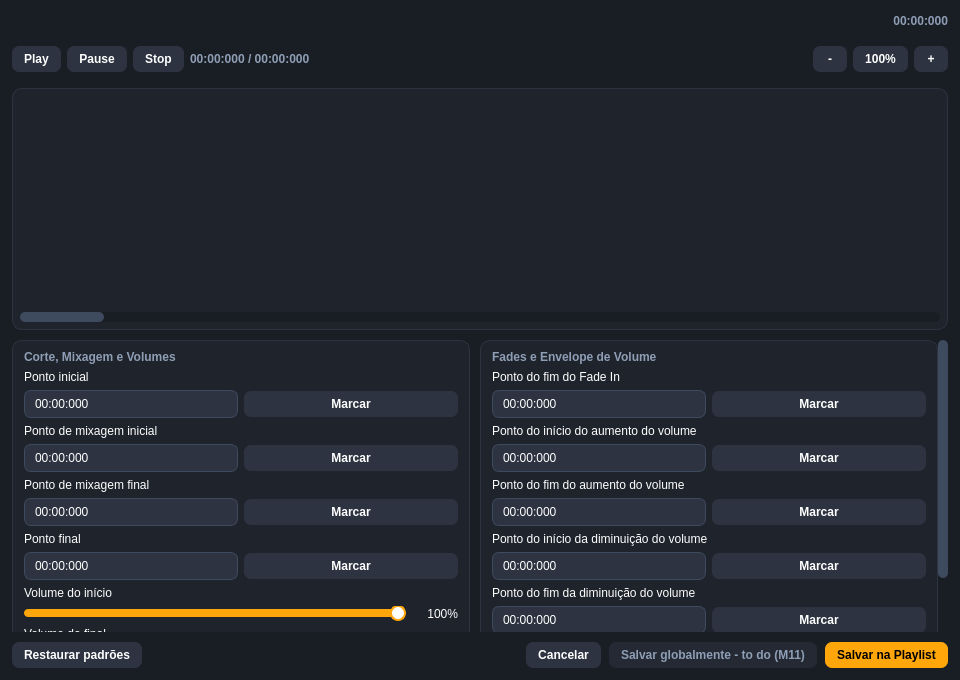
<?xml version="1.0" encoding="UTF-8"?>
<ui version="4.0">
 <class>MixEditor</class>
 <widget class="QWidget" name="MixEditor">
  <property name="geometry">
   <rect>
    <x>0</x>
    <y>0</y>
    <width>960</width>
    <height>680</height>
   </rect>
  </property>
  <property name="minimumSize">
   <size>
    <width>860</width>
    <height>640</height>
   </size>
  </property>
  <property name="windowTitle">
   <string>NaxStudio Flow - Editor de Mixagem</string>
  </property>
  <property name="styleSheet">
   <string notr="true">#MixEditor, #scrollArea, #scrollAreaWidgetContents {
	background-color: #191D24;
	color: #FFFFFF;
	border: none;
}

QLabel {
	color: #FFFFFF;
}

#labelDuration, #labelPosition, #labelSectionLeft, #labelSectionRight {
	color: #8E9EB5;
	font-weight: bold;
}

#waveformCard, #col1, #col2 {
	background-color: #1F232C;
	border: 1px solid #2D3340;
	border-radius: 10px;
}

QPushButton {
	background-color: #2D3340;
	color: #FFFFFF;
	border: none;
	border-radius: 7px;
	padding: 6px 12px;
	font-weight: bold;
}

QPushButton:hover {
	background-color: #3E4A5E;
}

QPushButton:disabled {
	background-color: #242934;
	color: #8E9EB5;
}

#btnSave {
	background-color: #FFA60A;
	color: #000000;
}

#btnSave:hover {
	background-color: #CA8102;
}

#btnSave:disabled {
	background-color: #3B3222;
	color: #8E9EB5;
}

QTimeEdit {
	background-color: #2D3340;
	color: #FFFFFF;
	border: 1px solid #3E4A5E;
	border-radius: 7px;
	padding: 5px 24px 5px 8px;
}

QTimeEdit:focus {
	border: 1px solid #FFA60A;
}

QTimeEdit::up-button, QTimeEdit::down-button {
	subcontrol-origin: border;
	width: 20px;
	border: none;
	background-color: transparent;
}

QTimeEdit::up-button {
	subcontrol-position: top right;
	border-top-right-radius: 7px;
}

QTimeEdit::down-button {
	subcontrol-position: bottom right;
	border-bottom-right-radius: 7px;
}

QTimeEdit::up-button:hover, QTimeEdit::down-button:hover {
	background-color: #1F232C;
}

QTimeEdit::up-arrow {
	image: url(":/images/icons/arrow-up.svg");
	width: 8px;
	height: 8px;
}

QTimeEdit::down-arrow {
	image: url(":/images/icons/arrow-down.svg");
	width: 8px;
	height: 8px;
}

QSlider::groove:horizontal {
	background: #191D24;
	height: 8px;
	border-radius: 4px;
}

QSlider::sub-page:horizontal {
	background: #FFA60A;
	height: 8px;
	border-radius: 4px;
}

QSlider::add-page:horizontal {
	background: #191D24;
	height: 8px;
	border-radius: 4px;
}

QSlider::handle:horizontal {
	background: #FFFFFF;
	border: 2px solid #FFA60A;
	width: 12px;
	height: 12px;
	margin: -4px 0;
	border-radius: 8px;
}

QScrollBar:horizontal {
	background: #191D24;
	height: 10px;
	border-radius: 5px;
}

QScrollBar::handle:horizontal {
	background: #3E4A5E;
	min-width: 24px;
	border-radius: 5px;
}

QScrollBar::add-line:horizontal, QScrollBar::sub-line:horizontal {
	width: 0px;
}

QScrollBar:vertical {
	background: #191D24;
	width: 10px;
	border-radius: 5px;
}

QScrollBar::handle:vertical {
	background: #3E4A5E;
	min-height: 24px;
	border-radius: 5px;
}

QScrollBar::add-line:vertical, QScrollBar::sub-line:vertical {
	height: 0px;
}</string>
  </property>
  <layout class="QVBoxLayout" name="verticalLayout">
   <property name="spacing">
    <number>10</number>
   </property>
   <property name="leftMargin">
    <number>12</number>
   </property>
   <property name="topMargin">
    <number>12</number>
   </property>
   <property name="rightMargin">
    <number>12</number>
   </property>
   <property name="bottomMargin">
    <number>12</number>
   </property>
   <item>
    <layout class="QHBoxLayout" name="headerLayout">
     <property name="spacing">
      <number>10</number>
     </property>
     <item>
      <widget class="QLabel" name="labelFileName">
       <property name="font">
        <font>
         <pointsize>12</pointsize>
         <bold>true</bold>
        </font>
       </property>
       <property name="text">
        <string>&lt;Nome do arquivo&gt;</string>
       </property>
      </widget>
     </item>
     <item>
      <widget class="QLabel" name="labelDuration">
       <property name="text">
        <string notr="true">00:00:000</string>
       </property>
       <property name="alignment">
        <set>Qt::AlignmentFlag::AlignRight|Qt::AlignmentFlag::AlignVCenter</set>
       </property>
      </widget>
     </item>
    </layout>
   </item>
   <item>
    <widget class="QWidget" name="control" native="true">
     <property name="sizePolicy">
      <sizepolicy hsizetype="Expanding" vsizetype="Fixed">
       <horstretch>0</horstretch>
       <verstretch>0</verstretch>
      </sizepolicy>
     </property>
     <property name="minimumSize">
      <size>
       <width>0</width>
       <height>38</height>
      </size>
     </property>
     <layout class="QHBoxLayout" name="horizontalLayout">
      <property name="spacing">
       <number>6</number>
      </property>
      <property name="leftMargin">
       <number>0</number>
      </property>
      <property name="topMargin">
       <number>0</number>
      </property>
      <property name="rightMargin">
       <number>0</number>
      </property>
      <property name="bottomMargin">
       <number>0</number>
      </property>
      <item>
       <widget class="QPushButton" name="btnPlay">
        <property name="cursor">
         <cursorShape>PointingHandCursor</cursorShape>
        </property>
        <property name="text">
         <string>Play</string>
        </property>
       </widget>
      </item>
      <item>
       <widget class="QPushButton" name="btnPause">
        <property name="cursor">
         <cursorShape>PointingHandCursor</cursorShape>
        </property>
        <property name="text">
         <string>Pause</string>
        </property>
       </widget>
      </item>
      <item>
       <widget class="QPushButton" name="btnStop">
        <property name="cursor">
         <cursorShape>PointingHandCursor</cursorShape>
        </property>
        <property name="text">
         <string>Stop</string>
        </property>
       </widget>
      </item>
      <item>
       <widget class="QLabel" name="labelPosition">
        <property name="text">
         <string notr="true">00:00:000 / 00:00:000</string>
        </property>
       </widget>
      </item>
      <item>
       <spacer name="horizontalSpacer">
        <property name="orientation">
         <enum>Qt::Orientation::Horizontal</enum>
        </property>
        <property name="sizeHint" stdset="0">
         <size>
          <width>40</width>
          <height>20</height>
         </size>
        </property>
       </spacer>
      </item>
      <item>
       <widget class="QPushButton" name="btnZoomOut">
        <property name="minimumSize">
         <size>
          <width>34</width>
          <height>0</height>
         </size>
        </property>
        <property name="cursor">
         <cursorShape>PointingHandCursor</cursorShape>
        </property>
        <property name="toolTip">
         <string>Diminuir zoom</string>
        </property>
        <property name="text">
         <string notr="true">-</string>
        </property>
       </widget>
      </item>
      <item>
       <widget class="QPushButton" name="btnZoomReset">
        <property name="cursor">
         <cursorShape>PointingHandCursor</cursorShape>
        </property>
        <property name="toolTip">
         <string>Ajustar forma de onda à janela</string>
        </property>
        <property name="text">
         <string notr="true">100%</string>
        </property>
       </widget>
      </item>
      <item>
       <widget class="QPushButton" name="btnZoomIn">
        <property name="minimumSize">
         <size>
          <width>34</width>
          <height>0</height>
         </size>
        </property>
        <property name="cursor">
         <cursorShape>PointingHandCursor</cursorShape>
        </property>
        <property name="toolTip">
         <string>Aumentar zoom</string>
        </property>
        <property name="text">
         <string notr="true">+</string>
        </property>
       </widget>
      </item>
     </layout>
    </widget>
   </item>
   <item>
    <widget class="QWidget" name="waveformCard" native="true">
     <property name="sizePolicy">
      <sizepolicy hsizetype="Expanding" vsizetype="Fixed">
       <horstretch>0</horstretch>
       <verstretch>0</verstretch>
      </sizepolicy>
     </property>
     <layout class="QVBoxLayout" name="waveformCardLayout">
      <property name="spacing">
       <number>6</number>
      </property>
      <property name="leftMargin">
       <number>8</number>
      </property>
      <property name="topMargin">
       <number>8</number>
      </property>
      <property name="rightMargin">
       <number>8</number>
      </property>
      <property name="bottomMargin">
       <number>8</number>
      </property>
      <item>
       <widget class="QWidget" name="waveformContainer" native="true">
        <property name="minimumSize">
         <size>
          <width>0</width>
          <height>210</height>
         </size>
        </property>
        <layout class="QVBoxLayout" name="waveformContainerLayout">
         <property name="spacing">
          <number>0</number>
         </property>
         <property name="leftMargin">
          <number>0</number>
         </property>
         <property name="topMargin">
          <number>0</number>
         </property>
         <property name="rightMargin">
          <number>0</number>
         </property>
         <property name="bottomMargin">
          <number>0</number>
         </property>
        </layout>
       </widget>
      </item>
      <item>
       <widget class="QScrollBar" name="waveformScrollBar">
        <property name="enabled">
         <bool>false</bool>
        </property>
        <property name="orientation">
         <enum>Qt::Orientation::Horizontal</enum>
        </property>
       </widget>
      </item>
     </layout>
    </widget>
   </item>
   <item>
    <widget class="QScrollArea" name="scrollArea">
     <property name="widgetResizable">
      <bool>true</bool>
     </property>
     <widget class="QWidget" name="scrollAreaWidgetContents">
      <property name="geometry">
       <rect>
        <x>0</x>
        <y>0</y>
        <width>936</width>
        <height>300</height>
       </rect>
      </property>
      <layout class="QVBoxLayout" name="verticalLayout_2">
       <property name="spacing">
        <number>6</number>
       </property>
       <property name="leftMargin">
        <number>0</number>
       </property>
       <property name="topMargin">
        <number>0</number>
       </property>
       <property name="rightMargin">
        <number>0</number>
       </property>
       <property name="bottomMargin">
        <number>0</number>
       </property>
       <item>
        <widget class="QWidget" name="settings" native="true">
         <layout class="QHBoxLayout" name="horizontalLayout_2" stretch="1,1">
          <property name="spacing">
           <number>10</number>
          </property>
          <property name="leftMargin">
           <number>0</number>
          </property>
          <property name="topMargin">
           <number>0</number>
          </property>
          <property name="rightMargin">
           <number>0</number>
          </property>
          <property name="bottomMargin">
           <number>0</number>
          </property>
          <item>
           <widget class="QWidget" name="col1" native="true">
            <layout class="QVBoxLayout" name="verticalLayout_3">
             <property name="spacing">
              <number>6</number>
             </property>
             <property name="leftMargin">
              <number>12</number>
             </property>
             <property name="topMargin">
              <number>10</number>
             </property>
             <property name="rightMargin">
              <number>12</number>
             </property>
             <property name="bottomMargin">
              <number>10</number>
             </property>
             <item>
              <widget class="QLabel" name="labelSectionLeft">
               <property name="text">
                <string>Corte, Mixagem e Volumes</string>
               </property>
              </widget>
             </item>
             <item>
              <widget class="QLabel" name="labelStartPoint">
               <property name="text">
                <string>Ponto inicial</string>
               </property>
              </widget>
             </item>
             <item>
              <layout class="QHBoxLayout" name="rowStartPoint">
               <property name="spacing">
                <number>6</number>
               </property>
               <item>
                <widget class="QTimeEdit" name="timeStartPoint">
                 <property name="maximumTime">
                  <time>
                   <hour>23</hour>
                   <minute>59</minute>
                   <second>59</second>
                  </time>
                 </property>
                 <property name="currentSection">
                  <enum>QDateTimeEdit::Section::MinuteSection</enum>
                 </property>
                 <property name="displayFormat">
                  <string notr="true">mm:ss:zzz</string>
                 </property>
                </widget>
               </item>
               <item>
                <widget class="QPushButton" name="btnMarkStartPoint">
                 <property name="cursor">
                  <cursorShape>PointingHandCursor</cursorShape>
                 </property>
                 <property name="toolTip">
                  <string>Definir com a posição atual do playhead</string>
                 </property>
                 <property name="text">
                  <string>Marcar</string>
                 </property>
                </widget>
               </item>
              </layout>
             </item>
             <item>
              <widget class="QLabel" name="labelMixStart">
               <property name="text">
                <string>Ponto de mixagem inicial</string>
               </property>
              </widget>
             </item>
             <item>
              <layout class="QHBoxLayout" name="rowMixStart">
               <property name="spacing">
                <number>6</number>
               </property>
               <item>
                <widget class="QTimeEdit" name="timeMixStart">
                 <property name="maximumTime">
                  <time>
                   <hour>23</hour>
                   <minute>59</minute>
                   <second>59</second>
                  </time>
                 </property>
                 <property name="currentSection">
                  <enum>QDateTimeEdit::Section::MinuteSection</enum>
                 </property>
                 <property name="displayFormat">
                  <string notr="true">mm:ss:zzz</string>
                 </property>
                </widget>
               </item>
               <item>
                <widget class="QPushButton" name="btnMarkMixStart">
                 <property name="cursor">
                  <cursorShape>PointingHandCursor</cursorShape>
                 </property>
                 <property name="toolTip">
                  <string>Definir com a posição atual do playhead</string>
                 </property>
                 <property name="text">
                  <string>Marcar</string>
                 </property>
                </widget>
               </item>
              </layout>
             </item>
             <item>
              <widget class="QLabel" name="labelMixEnd">
               <property name="text">
                <string>Ponto de mixagem final</string>
               </property>
              </widget>
             </item>
             <item>
              <layout class="QHBoxLayout" name="rowMixEnd">
               <property name="spacing">
                <number>6</number>
               </property>
               <item>
                <widget class="QTimeEdit" name="timeMixEnd">
                 <property name="maximumTime">
                  <time>
                   <hour>23</hour>
                   <minute>59</minute>
                   <second>59</second>
                  </time>
                 </property>
                 <property name="currentSection">
                  <enum>QDateTimeEdit::Section::MinuteSection</enum>
                 </property>
                 <property name="displayFormat">
                  <string notr="true">mm:ss:zzz</string>
                 </property>
                </widget>
               </item>
               <item>
                <widget class="QPushButton" name="btnMarkMixEnd">
                 <property name="cursor">
                  <cursorShape>PointingHandCursor</cursorShape>
                 </property>
                 <property name="toolTip">
                  <string>Definir com a posição atual do playhead</string>
                 </property>
                 <property name="text">
                  <string>Marcar</string>
                 </property>
                </widget>
               </item>
              </layout>
             </item>
             <item>
              <widget class="QLabel" name="labelEndPoint">
               <property name="text">
                <string>Ponto final</string>
               </property>
              </widget>
             </item>
             <item>
              <layout class="QHBoxLayout" name="rowEndPoint">
               <property name="spacing">
                <number>6</number>
               </property>
               <item>
                <widget class="QTimeEdit" name="timeEndPoint">
                 <property name="maximumTime">
                  <time>
                   <hour>23</hour>
                   <minute>59</minute>
                   <second>59</second>
                  </time>
                 </property>
                 <property name="currentSection">
                  <enum>QDateTimeEdit::Section::MinuteSection</enum>
                 </property>
                 <property name="displayFormat">
                  <string notr="true">mm:ss:zzz</string>
                 </property>
                </widget>
               </item>
               <item>
                <widget class="QPushButton" name="btnMarkEndPoint">
                 <property name="cursor">
                  <cursorShape>PointingHandCursor</cursorShape>
                 </property>
                 <property name="toolTip">
                  <string>Definir com a posição atual do playhead</string>
                 </property>
                 <property name="text">
                  <string>Marcar</string>
                 </property>
                </widget>
               </item>
              </layout>
             </item>
             <item>
              <widget class="QLabel" name="labelVolStart">
               <property name="text">
                <string>Volume do início</string>
               </property>
              </widget>
             </item>
             <item>
              <widget class="QWidget" name="volControlStart" native="true">
               <layout class="QHBoxLayout" name="horizontalLayout_3">
                <property name="spacing">
                 <number>6</number>
                </property>
                <property name="leftMargin">
                 <number>0</number>
                </property>
                <property name="topMargin">
                 <number>0</number>
                </property>
                <property name="rightMargin">
                 <number>0</number>
                </property>
                <property name="bottomMargin">
                 <number>0</number>
                </property>
                <item>
                 <widget class="QSlider" name="sliderVolStart">
                  <property name="maximum">
                   <number>100</number>
                  </property>
                  <property name="value">
                   <number>100</number>
                  </property>
                  <property name="orientation">
                   <enum>Qt::Orientation::Horizontal</enum>
                  </property>
                 </widget>
                </item>
                <item>
                 <widget class="QLabel" name="textVolStart">
                  <property name="minimumSize">
                   <size>
                    <width>46</width>
                    <height>0</height>
                   </size>
                  </property>
                  <property name="maximumSize">
                   <size>
                    <width>46</width>
                    <height>16777215</height>
                   </size>
                  </property>
                  <property name="text">
                   <string notr="true">100%</string>
                  </property>
                  <property name="alignment">
                   <set>Qt::AlignmentFlag::AlignRight|Qt::AlignmentFlag::AlignTrailing|Qt::AlignmentFlag::AlignVCenter</set>
                  </property>
                 </widget>
                </item>
               </layout>
              </widget>
             </item>
             <item>
              <widget class="QLabel" name="labelVolEnd">
               <property name="text">
                <string>Volume do final</string>
               </property>
              </widget>
             </item>
             <item>
              <widget class="QWidget" name="volControlEnd" native="true">
               <layout class="QHBoxLayout" name="horizontalLayout_4">
                <property name="spacing">
                 <number>6</number>
                </property>
                <property name="leftMargin">
                 <number>0</number>
                </property>
                <property name="topMargin">
                 <number>0</number>
                </property>
                <property name="rightMargin">
                 <number>0</number>
                </property>
                <property name="bottomMargin">
                 <number>0</number>
                </property>
                <item>
                 <widget class="QSlider" name="sliderVolEnd">
                  <property name="maximum">
                   <number>100</number>
                  </property>
                  <property name="value">
                   <number>100</number>
                  </property>
                  <property name="orientation">
                   <enum>Qt::Orientation::Horizontal</enum>
                  </property>
                 </widget>
                </item>
                <item>
                 <widget class="QLabel" name="textVolEnd">
                  <property name="minimumSize">
                   <size>
                    <width>46</width>
                    <height>0</height>
                   </size>
                  </property>
                  <property name="maximumSize">
                   <size>
                    <width>46</width>
                    <height>16777215</height>
                   </size>
                  </property>
                  <property name="text">
                   <string notr="true">100%</string>
                  </property>
                  <property name="alignment">
                   <set>Qt::AlignmentFlag::AlignRight|Qt::AlignmentFlag::AlignTrailing|Qt::AlignmentFlag::AlignVCenter</set>
                  </property>
                 </widget>
                </item>
               </layout>
              </widget>
             </item>
             <item>
              <spacer name="verticalSpacer_2">
               <property name="orientation">
                <enum>Qt::Orientation::Vertical</enum>
               </property>
               <property name="sizeHint" stdset="0">
                <size>
                 <width>20</width>
                 <height>4</height>
                </size>
               </property>
              </spacer>
             </item>
            </layout>
           </widget>
          </item>
          <item>
           <widget class="QWidget" name="col2" native="true">
            <layout class="QVBoxLayout" name="verticalLayout_4">
             <property name="spacing">
              <number>6</number>
             </property>
             <property name="leftMargin">
              <number>12</number>
             </property>
             <property name="topMargin">
              <number>10</number>
             </property>
             <property name="rightMargin">
              <number>12</number>
             </property>
             <property name="bottomMargin">
              <number>10</number>
             </property>
             <item>
              <widget class="QLabel" name="labelSectionRight">
               <property name="text">
                <string>Fades e Envelope de Volume</string>
               </property>
              </widget>
             </item>
             <item>
              <widget class="QLabel" name="labelFadeIn">
               <property name="text">
                <string>Ponto do fim do Fade In</string>
               </property>
              </widget>
             </item>
             <item>
              <layout class="QHBoxLayout" name="rowFadeIn">
               <property name="spacing">
                <number>6</number>
               </property>
               <item>
                <widget class="QTimeEdit" name="timeFadeIn">
                 <property name="maximumTime">
                  <time>
                   <hour>23</hour>
                   <minute>59</minute>
                   <second>59</second>
                  </time>
                 </property>
                 <property name="currentSection">
                  <enum>QDateTimeEdit::Section::MinuteSection</enum>
                 </property>
                 <property name="displayFormat">
                  <string notr="true">mm:ss:zzz</string>
                 </property>
                </widget>
               </item>
               <item>
                <widget class="QPushButton" name="btnMarkFadeIn">
                 <property name="cursor">
                  <cursorShape>PointingHandCursor</cursorShape>
                 </property>
                 <property name="toolTip">
                  <string>Definir com a posição atual do playhead</string>
                 </property>
                 <property name="text">
                  <string>Marcar</string>
                 </property>
                </widget>
               </item>
              </layout>
             </item>
             <item>
              <widget class="QLabel" name="labelVolUpStart">
               <property name="text">
                <string>Ponto do início do aumento do volume</string>
               </property>
              </widget>
             </item>
             <item>
              <layout class="QHBoxLayout" name="rowVolUpStart">
               <property name="spacing">
                <number>6</number>
               </property>
               <item>
                <widget class="QTimeEdit" name="timeVolUpStart">
                 <property name="maximumTime">
                  <time>
                   <hour>23</hour>
                   <minute>59</minute>
                   <second>59</second>
                  </time>
                 </property>
                 <property name="currentSection">
                  <enum>QDateTimeEdit::Section::MinuteSection</enum>
                 </property>
                 <property name="displayFormat">
                  <string notr="true">mm:ss:zzz</string>
                 </property>
                </widget>
               </item>
               <item>
                <widget class="QPushButton" name="btnMarkVolUpStart">
                 <property name="cursor">
                  <cursorShape>PointingHandCursor</cursorShape>
                 </property>
                 <property name="toolTip">
                  <string>Definir com a posição atual do playhead</string>
                 </property>
                 <property name="text">
                  <string>Marcar</string>
                 </property>
                </widget>
               </item>
              </layout>
             </item>
             <item>
              <widget class="QLabel" name="labelVolUpEnd">
               <property name="text">
                <string>Ponto do fim do aumento do volume</string>
               </property>
              </widget>
             </item>
             <item>
              <layout class="QHBoxLayout" name="rowVolUpEnd">
               <property name="spacing">
                <number>6</number>
               </property>
               <item>
                <widget class="QTimeEdit" name="timeVolUpEnd">
                 <property name="maximumTime">
                  <time>
                   <hour>23</hour>
                   <minute>59</minute>
                   <second>59</second>
                  </time>
                 </property>
                 <property name="currentSection">
                  <enum>QDateTimeEdit::Section::MinuteSection</enum>
                 </property>
                 <property name="displayFormat">
                  <string notr="true">mm:ss:zzz</string>
                 </property>
                </widget>
               </item>
               <item>
                <widget class="QPushButton" name="btnMarkVolUpEnd">
                 <property name="cursor">
                  <cursorShape>PointingHandCursor</cursorShape>
                 </property>
                 <property name="toolTip">
                  <string>Definir com a posição atual do playhead</string>
                 </property>
                 <property name="text">
                  <string>Marcar</string>
                 </property>
                </widget>
               </item>
              </layout>
             </item>
             <item>
              <widget class="QLabel" name="labelVolDownStart">
               <property name="text">
                <string>Ponto do início da diminuição do volume</string>
               </property>
              </widget>
             </item>
             <item>
              <layout class="QHBoxLayout" name="rowVolDownStart">
               <property name="spacing">
                <number>6</number>
               </property>
               <item>
                <widget class="QTimeEdit" name="timeVolDownStart">
                 <property name="maximumTime">
                  <time>
                   <hour>23</hour>
                   <minute>59</minute>
                   <second>59</second>
                  </time>
                 </property>
                 <property name="currentSection">
                  <enum>QDateTimeEdit::Section::MinuteSection</enum>
                 </property>
                 <property name="displayFormat">
                  <string notr="true">mm:ss:zzz</string>
                 </property>
                </widget>
               </item>
               <item>
                <widget class="QPushButton" name="btnMarkVolDownStart">
                 <property name="cursor">
                  <cursorShape>PointingHandCursor</cursorShape>
                 </property>
                 <property name="toolTip">
                  <string>Definir com a posição atual do playhead</string>
                 </property>
                 <property name="text">
                  <string>Marcar</string>
                 </property>
                </widget>
               </item>
              </layout>
             </item>
             <item>
              <widget class="QLabel" name="labelVolDownEnd">
               <property name="text">
                <string>Ponto do fim da diminuição do volume</string>
               </property>
              </widget>
             </item>
             <item>
              <layout class="QHBoxLayout" name="rowVolDownEnd">
               <property name="spacing">
                <number>6</number>
               </property>
               <item>
                <widget class="QTimeEdit" name="timeVolDownEnd">
                 <property name="maximumTime">
                  <time>
                   <hour>23</hour>
                   <minute>59</minute>
                   <second>59</second>
                  </time>
                 </property>
                 <property name="currentSection">
                  <enum>QDateTimeEdit::Section::MinuteSection</enum>
                 </property>
                 <property name="displayFormat">
                  <string notr="true">mm:ss:zzz</string>
                 </property>
                </widget>
               </item>
               <item>
                <widget class="QPushButton" name="btnMarkVolDownEnd">
                 <property name="cursor">
                  <cursorShape>PointingHandCursor</cursorShape>
                 </property>
                 <property name="toolTip">
                  <string>Definir com a posição atual do playhead</string>
                 </property>
                 <property name="text">
                  <string>Marcar</string>
                 </property>
                </widget>
               </item>
              </layout>
             </item>
             <item>
              <widget class="QLabel" name="labelFadeOut">
               <property name="text">
                <string>Ponto do início do Fade Out</string>
               </property>
              </widget>
             </item>
             <item>
              <layout class="QHBoxLayout" name="rowFadeOut">
               <property name="spacing">
                <number>6</number>
               </property>
               <item>
                <widget class="QTimeEdit" name="timeFadeOut">
                 <property name="maximumTime">
                  <time>
                   <hour>23</hour>
                   <minute>59</minute>
                   <second>59</second>
                  </time>
                 </property>
                 <property name="currentSection">
                  <enum>QDateTimeEdit::Section::MinuteSection</enum>
                 </property>
                 <property name="displayFormat">
                  <string notr="true">mm:ss:zzz</string>
                 </property>
                </widget>
               </item>
               <item>
                <widget class="QPushButton" name="btnMarkFadeOut">
                 <property name="cursor">
                  <cursorShape>PointingHandCursor</cursorShape>
                 </property>
                 <property name="toolTip">
                  <string>Definir com a posição atual do playhead</string>
                 </property>
                 <property name="text">
                  <string>Marcar</string>
                 </property>
                </widget>
               </item>
              </layout>
             </item>
             <item>
              <spacer name="verticalSpacer_3">
               <property name="orientation">
                <enum>Qt::Orientation::Vertical</enum>
               </property>
               <property name="sizeHint" stdset="0">
                <size>
                 <width>20</width>
                 <height>4</height>
                </size>
               </property>
              </spacer>
             </item>
            </layout>
           </widget>
          </item>
         </layout>
        </widget>
       </item>
      </layout>
     </widget>
    </widget>
   </item>
   <item>
    <widget class="QWidget" name="footer" native="true">
     <property name="sizePolicy">
      <sizepolicy hsizetype="Expanding" vsizetype="Fixed">
       <horstretch>0</horstretch>
       <verstretch>0</verstretch>
      </sizepolicy>
     </property>
     <layout class="QHBoxLayout" name="footerLayout">
      <property name="spacing">
       <number>8</number>
      </property>
      <property name="leftMargin">
       <number>0</number>
      </property>
      <property name="topMargin">
       <number>0</number>
      </property>
      <property name="rightMargin">
       <number>0</number>
      </property>
      <property name="bottomMargin">
       <number>0</number>
      </property>
      <item>
       <widget class="QPushButton" name="btnReset">
        <property name="cursor">
         <cursorShape>PointingHandCursor</cursorShape>
        </property>
        <property name="text">
         <string>Restaurar padrões</string>
        </property>
       </widget>
      </item>
      <item>
       <spacer name="footerSpacer">
        <property name="orientation">
         <enum>Qt::Orientation::Horizontal</enum>
        </property>
        <property name="sizeHint" stdset="0">
         <size>
          <width>40</width>
          <height>20</height>
         </size>
        </property>
       </spacer>
      </item>
      <item>
       <widget class="QPushButton" name="btnCancel">
        <property name="cursor">
         <cursorShape>PointingHandCursor</cursorShape>
        </property>
        <property name="text">
         <string>Cancelar</string>
        </property>
       </widget>
      </item>
      <item>
       <widget class="QPushButton" name="btnSaveGlobal">
        <property name="enabled">
         <bool>false</bool>
        </property>
        <property name="toolTip">
         <string>Persistência global em arquivo .json será habilitada após o marco M11</string>
        </property>
        <property name="text">
         <string>Salvar globalmente - to do (M11)</string>
        </property>
       </widget>
      </item>
      <item>
       <widget class="QPushButton" name="btnSave">
        <property name="cursor">
         <cursorShape>PointingHandCursor</cursorShape>
        </property>
        <property name="text">
         <string>Salvar na Playlist</string>
        </property>
       </widget>
      </item>
     </layout>
    </widget>
   </item>
  </layout>
 </widget>
 <resources/>
 <connections/>
</ui>
